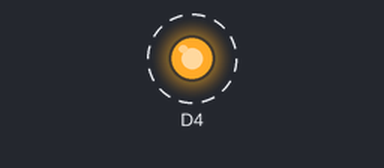
Bench run of a sketch on a simulated ESP8266 (NodeMCU). Shown: output pins drawn as LEDs (lit = HIGH). Dashed ring = blinking. WiFi joins after 1.5 s; servers stay silent unless stated; what the sketch prints to the serial monitor is not drawn.

Above: at 2.0 s.
Timing chart, 0 to 5.0 s (numbered marks = the images above):
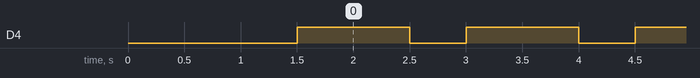

The sketch:

Practices_Access_Station.ino
```cpp
// thu vien
#include<ESP8266WiFi.h>

// khai bao bien
char* ssid_ap = "IOT_LVT";
char* pass_ap = "10100101";

char* ssid_sta = "My ASUS";
char* pass_sta = "00011101";

// cau hinh
IPAddress ip(192, 168,1,1);
IPAddress gateway(192,168,1,1);
IPAddress subnet( 255,255,255,0);

void setup()
{
  WiFi.disconnect();
  WiFi.mode( WIFI_AP_STA);
  //access point
  WiFi.softAPConfig(ip, gateway, subnet);
  WiFi.softAP( ssid_ap, pass_ap);
  // station mode
  WiFi.begin( ssid_sta, pass_sta);

  Serial.begin(9600);
  Serial.println(" ESP AccessPoint_station operating mode!");
  delay(500);
  Serial.println("Connecting...");
  while(WiFi.status() != WL_CONNECTED)
  {
    delay(500);
    Serial.println("....");
  }
  Serial.println(WiFi.localIP());

  pinMode( D4, OUTPUT);
}

void loop()
{
  digitalWrite( D4, HIGH);
  delay(1000);
  digitalWrite( D4, LOW);
  delay(500);
}
```

Measured:
- by itself, D4: alternates HIGH for 1.0 s and LOW for 0.50 s
